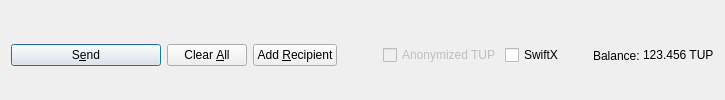
         <widget class="QFrame" name="frame_Send">
          <layout class="QHBoxLayout" name="horizontalLayout">
           <property name="bottomMargin">
            <number>0</number>
           </property>
           <item>
            <widget class="QPushButton" name="sendButton">
             <property name="minimumSize">
              <size>
               <width>150</width>
               <height>0</height>
              </size>
             </property>
             <property name="toolTip">
              <string>Confirm the send action</string>
             </property>
             <property name="text">
              <string>S&amp;end</string>
             </property>
             <property name="icon">
              <iconset resource="../tenup.qrc">
               <normaloff>:/icons/send</normaloff>:/icons/send</iconset>
             </property>
             <property name="autoDefault">
              <bool>false</bool>
             </property>
             <property name="default">
              <bool>true</bool>
             </property>
            </widget>
           </item>
           <item>
            <widget class="QPushButton" name="clearButton">
             <property name="sizePolicy">
              <sizepolicy hsizetype="Minimum" vsizetype="Fixed">
               <horstretch>0</horstretch>
               <verstretch>0</verstretch>
              </sizepolicy>
             </property>
             <property name="toolTip">
              <string>Clear all fields of the form.</string>
             </property>
             <property name="text">
              <string>Clear &amp;All</string>
             </property>
             <property name="icon">
              <iconset resource="../tenup.qrc">
               <normaloff>:/icons/remove</normaloff>:/icons/remove</iconset>
             </property>
             <property name="autoDefault">
              <bool>false</bool>
             </property>
            </widget>
           </item>
           <item>
            <widget class="QPushButton" name="addButton">
             <property name="toolTip">
              <string>Send to multiple recipients at once</string>
             </property>
             <property name="text">
              <string>Add &amp;Recipient</string>
             </property>
             <property name="icon">
              <iconset resource="../tenup.qrc">
               <normaloff>:/icons/add</normaloff>:/icons/add</iconset>
             </property>
             <property name="autoDefault">
              <bool>false</bool>
             </property>
            </widget>
           </item>
           <item>
            <spacer name="horizontalSpacer">
             <property name="orientation">
              <enum>Qt::Horizontal</enum>
             </property>
             <property name="sizeHint" stdset="0">
              <size>
               <width>40</width>
               <height>20</height>
              </size>
             </property>
            </spacer>
           </item>
           <item>
            <layout class="QHBoxLayout" name="horizontalLayout_2">
             <property name="spacing">
              <number>3</number>
             </property>
             <item>
              <widget class="QCheckBox" name="checkzTUP">
               <property name="enabled">
                <bool>false</bool>
               </property>
               <property name="text">
                <string>Anonymized TUP</string>
               </property>
              </widget>
             </item>
             <item>
              <widget class="QCheckBox" name="checkSwiftTX">
               <property name="enabled">
                <bool>true</bool>
               </property>
               <property name="minimumSize">
                <size>
                 <width>85</width>
                 <height>0</height>
                </size>
               </property>
               <property name="text">
                <string>SwiftX</string>
               </property>
              </widget>
             </item>
             <item>
              <widget class="QLabel" name="label">
               <property name="text">
                <string>Balance:</string>
               </property>
              </widget>
             </item>
             <item>
              <widget class="QLabel" name="labelBalance">
               <property name="sizePolicy">
                <sizepolicy hsizetype="Preferred" vsizetype="Fixed">
                 <horstretch>0</horstretch>
                 <verstretch>0</verstretch>
                </sizepolicy>
               </property>
               <property name="cursor">
                <cursorShape>IBeamCursor</cursorShape>
               </property>
               <property name="text">
                <string notr="true">123.456 TUP</string>
               </property>
               <property name="textInteractionFlags">
                <set>Qt::LinksAccessibleByMouse|Qt::TextSelectableByKeyboard|Qt::TextSelectableByMouse</set>
               </property>
              </widget>
             </item>
            </layout>
           </item>
          </layout>
         </widget>
